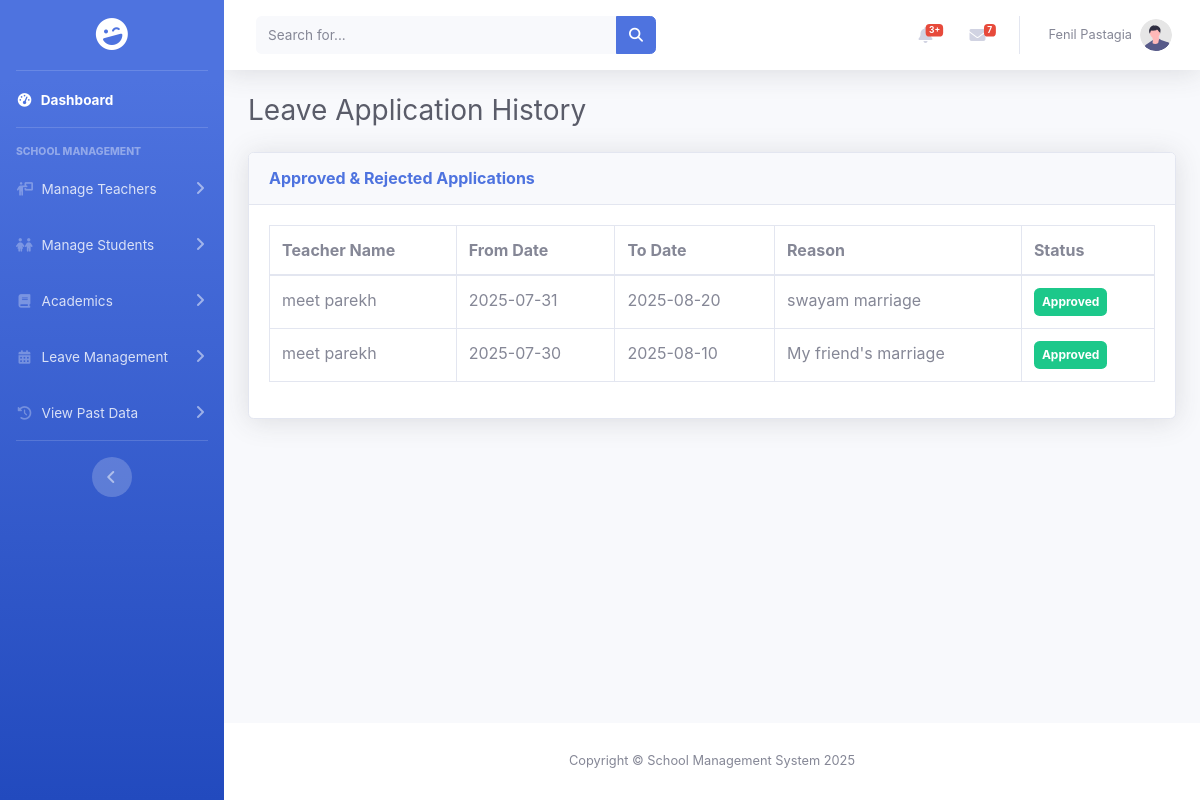
/pages/principal/principal_leave_history.php (signed in), run on an earlier commit of the app's database.
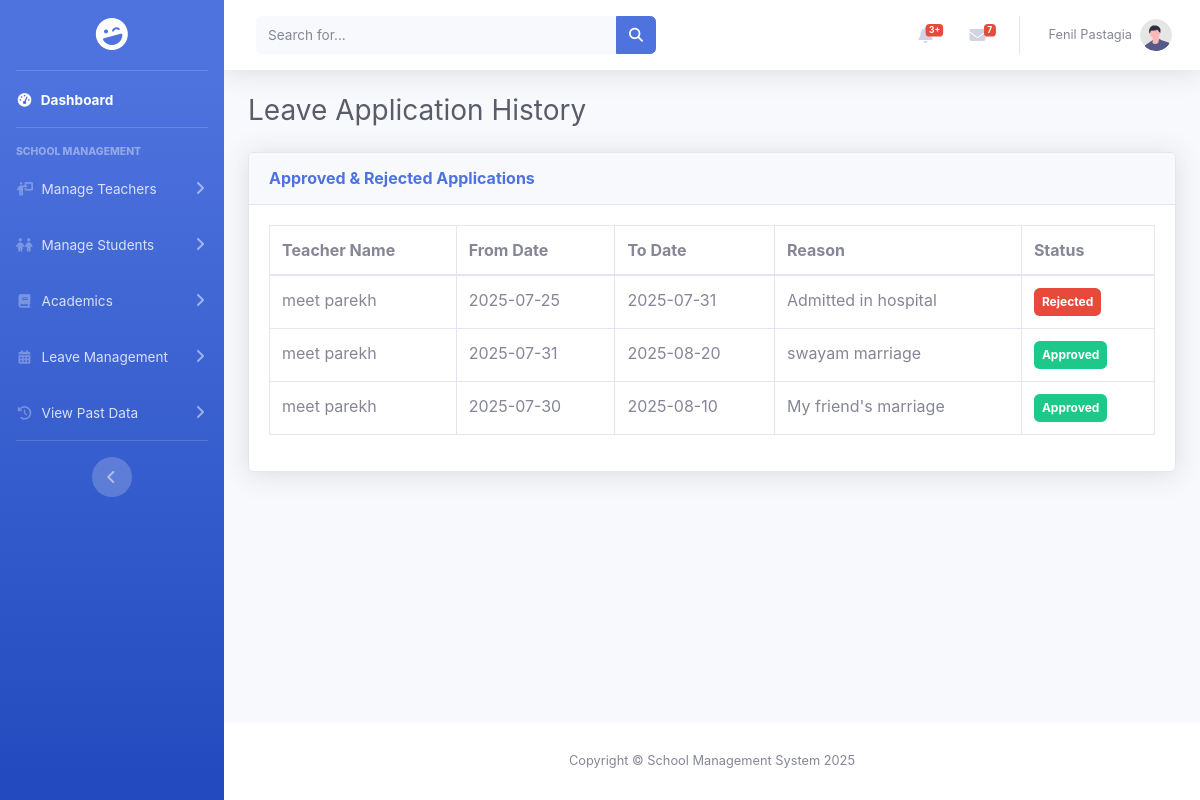
And on a later commit of the database.
### tables this page shows
CREATE TABLE `leave_applications` (
  `id` int(11) NOT NULL,
  `teacher_id` int(11) NOT NULL,
  `from_date` date NOT NULL,
  `to_date` date NOT NULL,
  `reason` text NOT NULL,
  `status` varchar(20) NOT NULL DEFAULT 'Pending',
  `applied_on` timestamp NOT NULL DEFAULT current_timestamp()
);

CREATE TABLE `teacher` (
  `id` int(11) NOT NULL,
  `teacher_image` varchar(255) DEFAULT NULL,
  `teacher_name` varchar(50) NOT NULL,
  `phone` varchar(10) NOT NULL,
  `school_id` int(11) NOT NULL,
  `dob` date NOT NULL,
  `gender` enum('Male','Female','Others') NOT NULL,
  `blood_group` enum('A+','A-','B+','B-','AB+','AB-','O+','O-') NOT NULL,
  `address` text DEFAULT NULL,
  `email` varchar(50) NOT NULL,
  `password` varchar(255) NOT NULL,
  `qualification` varchar(100) DEFAULT NULL,
  `subject` varchar(100) DEFAULT NULL,
  `language_known` varchar(100) DEFAULT NULL,
  `salary` int(11) DEFAULT NULL,
  `std` set('Nursery','Junior','Senior','1','2','3','4','5','6','7','8','9','10','11','12') DEFAULT NULL,
  `experience` varchar(10) DEFAULT NULL,
  `batch` enum('Morning','Evening') DEFAULT NULL,
  `class_teacher` tinyint(1) DEFAULT 0,
  `class_teacher_std` varchar(50) DEFAULT NULL
);

### pages/principal/principal_leave_history.php (the view, shortened to what this page needs)
<!DOCTYPE html>
<html lang="en">
<head>
    <link href="../../assets/css/sb-admin-2.min.css" rel="stylesheet">
    <link href="../../assets/vendor/fontawesome-free/css/all.min.css" rel="stylesheet">
    <link rel="stylesheet" href="https://cdnjs.cloudflare.com/ajax/libs/font-awesome/6.5.2/css/all.min.css" />
</head>
<body id="page-top">
    <div id="wrapper">
        <?php include '../../includes/sidebar.php'; ?>
        <div id="content-wrapper" class="d-flex flex-column">
            <div id="content">
                <?php include '../../includes/header.php'; ?>
                <div class="container-fluid">
                    <h1 class="h3 mb-4 text-gray-800">Leave Application History</h1>
                    <div class="card shadow mb-4">
                        <div class="card-header py-3">
                            <h6 class="m-0 font-weight-bold text-primary">Approved & Rejected Applications</h6>
                        </div>
                        <div class="card-body">
                            <div class="table-responsive">
                                <table class="table table-bordered" width="100%" cellspacing="0">
                                    <thead>
                                        <tr>
                                            <th>Teacher Name</th>
                                            <th>From Date</th>
                                            <th>To Date</th>
                                            <th>Reason</th>
                                            <th>Status</th>
                                        </tr>
                                    </thead>
                                    <tbody>
                                        <?php
                                        $query = "SELECT t.teacher_name, l.from_date, l.to_date, l.reason, l.status
                                                  FROM leave_applications l
                                                  JOIN teacher t ON l.teacher_id = t.id
                                                  WHERE l.status IN ('Approved', 'Rejected')
                                                  ORDER BY l.applied_on DESC";
                                        $result = $conn->query($query);
                                        if ($result->num_rows > 0) {
                                            while ($row = $result->fetch_assoc()) {
                                                $status_color = ($row['status'] == 'Approved') ? 'success' : 'danger';
                                                echo "<tr>";
                                                echo "<td>" . htmlspecialchars($row['teacher_name']) . "</td>";
                                                echo "<td>" . htmlspecialchars($row['from_date']) . "</td>";
                                                echo "<td>" . htmlspecialchars($row['to_date']) . "</td>";
                                                echo "<td>" . htmlspecialchars($row['reason']) . "</td>";
                                                echo '<td><span class="badge badge-'. $status_color .' p-2">' . htmlspecialchars($row['status']) . '</span></td>';
                                                echo "</tr>";
                                            }
                                        } else {
                                            echo '<tr><td colspan="5" class="text-center">No processed leave applications found.</td></tr>';
                                        }
                                        ?>
                                    </tbody>
                                </table>
                            </div>
                        </div>
                    </div>
                </div>
            </div>
            <?php include '../../includes/footer.php'; ?>
        </div>
    </div>
</body>
</html>

What changed in the data, as far as the page shows it:
added leave_applications: teacher.teacher_name "meet parekh", from_date "2025-07-25", to_date "2025-07-31", reason "Admitted in hospital", status "Rejected"
